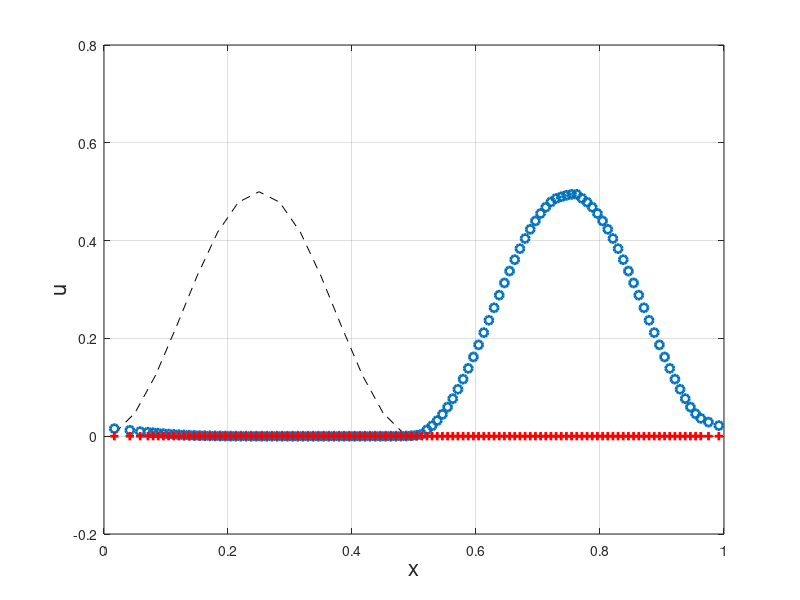

Recreate this plot in MATLAB.
% ### STABILITY #####

% m-file with the solution for Problem 1 of the practical assignment
% in Week 5 of the course AE3-030.

clear all
clf%ose all
clc
% figure('Position',[100,100,800,600])
% set(gca,'FontSize',14)
% xlabel('x','FontSize',16)
% ylabel('u','FontSize',16)

%%%%%%%%%%%%%%%%%%%%%%%%%%%%%%%%%%%%%%%%%%%%%%%%%%%%%%%%%%%
% settings
a     = 0.25;    % velocity
N     = 30;      % Number of grid cells
alpha = 1;    % CFL number
Tend  = 2;       % end time

%%%%%%%%%%%%%%%%%%%%%%%%%%%%%%%%%%%%%%%%%%%%%%%%%%%%%%%%%%%

x_nodes = linspace(0,1,N+1);
dx(1) = 1/N;
dx(2) = dx(1)/2;
dx(3) = dx(2)/2;
x = (x_nodes(1:end-1)+x_nodes(2:end))/2;% x_cellcenter

cellnr = 1:N;
position = x;
level = ones(1,N);
leftnb = [N 1:N-1];
rightnb = [2:N 1];

nr = N;

%%%%%%%%%%%%%%%%%%%%%%%%%%%%%%%%%%%%%%%%%%%%%%%%%%%%%%%%%%%
%initial solution (u0)
for i=1:N
    if x(i)<=0.5
        u0(i,1) = 1/4-1/4*cos(4*pi*x(i));
    else
        u0(i,1) = 0;
    end
end

%%%%%%%%%%%%%%%%%%%%%%%%%%%%%%%%%%%%%%%%%%%%%%%%%%%%%%%%%%%
% initial condition
u = u0;

tlevel = 1;
t = 0;
%%%%%%%%%%%%%%%%%%%%%%%%%%%%%%%%%%%%%%%%%%%%%%%%%%%%%%%%%%%
% Marching in time
while t<Tend
    
    %%%%%%%%%%%%%%%%%%%%%%%%%%%%%%%%%%

    dt = alpha*dx(max(level))/abs(a); % time step
    t = t+dt;

% --  Advance in time with Forward Euler --
    % inner region
    for i=1:length(cellnr)
       u_new(i)= u(i) - a*dt/dx(level(i))*( u(i) - u(cellnr==leftnb(i)) );
    end
    u = u_new;

%%%%%%%%%%%%%%%%%%%%%%%%%%%%

    for i=1:length(cellnr)
        Cdp(i) = max(abs(u(i)-u(cellnr==leftnb(i)))/(.5+2^(level(i)-level(cellnr==leftnb(i))-1)),...
                     abs(u(cellnr==rightnb(i))-u(i))/(.5+2^(level(i)-level(cellnr==leftnb(i))-1)));
    end

    cellstosplit = sort((level<3).*(Cdp>0.02).*cellnr);
    
    for k=cellstosplit(end:-1:1)
        if k~=0
            nrofcells = length(cellnr);
            rowtosplit = (1:nrofcells)*(cellnr==k)';

            cellnr   = [cellnr nr+1 nr+2];
            position = [position position(rowtosplit)-dx(level(rowtosplit)+1)/2 position(rowtosplit)+dx(level(rowtosplit)+1)/2];
            level    = [level level(rowtosplit)+1 level(rowtosplit)+1];
            leftnb   = [leftnb leftnb(rowtosplit) nr+1];
            rightnb  = [rightnb nr+2 rightnb(rowtosplit)];

            rightnb(cellnr==leftnb(rowtosplit)) = nr+1;
            leftnb(cellnr==rightnb(rowtosplit)) = nr+2;

            u(end+1) = ((1/2*dx(level(cellnr==leftnb(rowtosplit)))+1/4*dx(level(rowtosplit)))*u(rowtosplit)+1/4*dx(level(rowtosplit))*u(cellnr==leftnb(rowtosplit)))/(1/2*dx(level(cellnr==leftnb(rowtosplit)))+1/2*dx(level(rowtosplit)));
            u(end+1) = ((1/2*dx(level(cellnr==rightnb(rowtosplit)))+1/4*dx(level(rowtosplit)))*u(rowtosplit)+1/4*dx(level(rowtosplit))*u(cellnr==rightnb(rowtosplit)))/(1/2*dx(level(cellnr==rightnb(rowtosplit)))+1/2*dx(level(rowtosplit)));

            cellnr(rowtosplit) = []; position(rowtosplit) = []; level(rowtosplit) = []; leftnb(rowtosplit) = []; rightnb(rowtosplit) = [];
            u(rowtosplit) = [];

            nr = nr+2;
        end
    end




%%%%%%%%%%%%%%%%%%%%%%%%%%%%%%%%%%%%%%%%%%%%%%%%%%%%%%%%%%%
% plot solutions in figure
%     legend_strings = [];
plot(x,u0,'k--'); %legend_strings = [legend_strings;'u0   '];
    hold on
    grid on
%     plot(x,u_exact,'k.--','Linewidth',2); %legend_strings = [legend_strings;'exact'];
    plot(position,u,'o','Linewidth',2);     %legend_strings = [legend_strings;'FE   '];
    plot(position,zeros(1,length(position)),'r+','linewidth',2)
%     legend(legend_strings)
    ylim([-0.2 0.8])
    xlabel('x','FontSize',16)
    ylabel('u','FontSize',16)
    pause%(0.05)
%     F(tlevel) = getframe;
    hold off
%     tlevel= tlevel+1;

end % end timestep